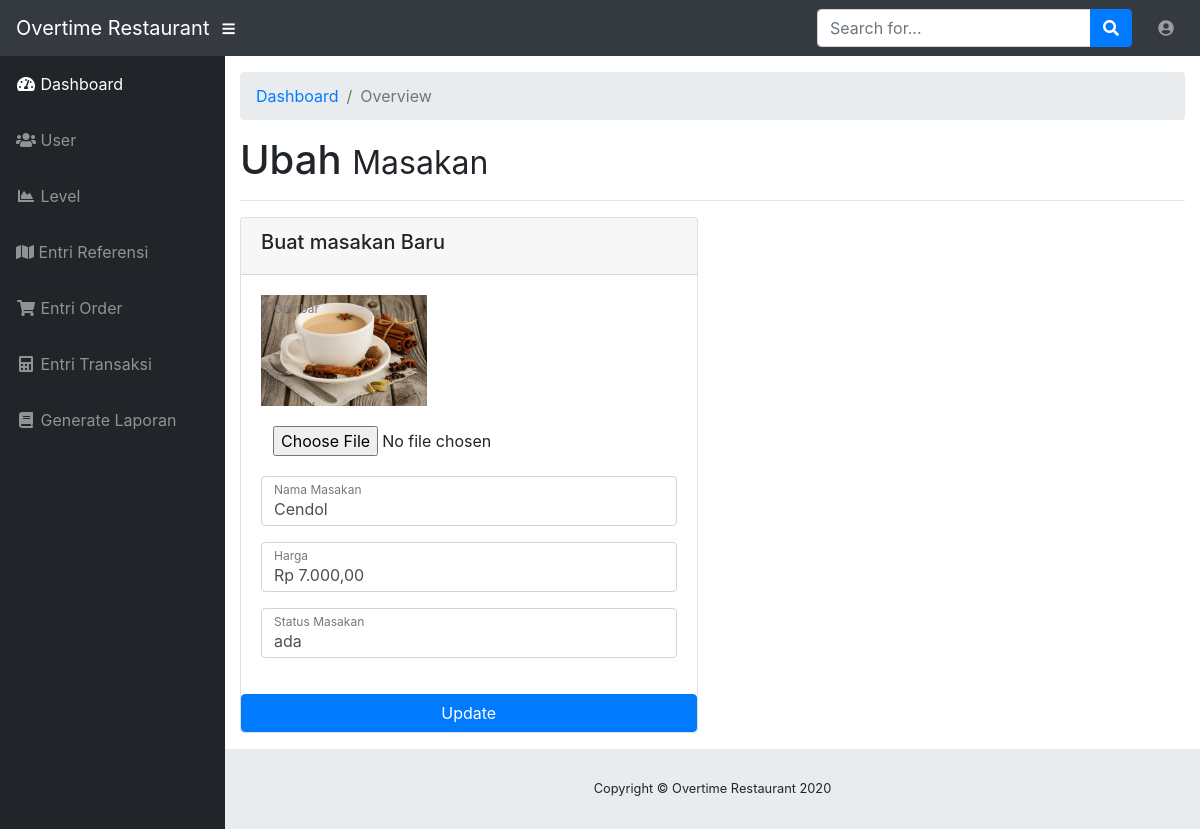
/edit/edit_masakan.php?id_masakan=7, run on the app's committed database.
### tables this page shows
CREATE TABLE `masakan` (
  `id_masakan` int(11) NOT NULL,
  `gambar` varchar(200) NOT NULL,
  `nama_masakan` varchar(100) DEFAULT NULL,
  `harga` char(50) DEFAULT NULL,
  `status_masakan` text
);

### config.php (called while the page is built, shortened)
<?php
$dbconnect = new mysqli(DBHOST, DBUSER, DBPASS, DBNAME);
	function query_mas($query) {
		global $dbconnect;
		$result = mysqli_query($dbconnect, $query);
		$rows = [];
		while ($row = mysqli_fetch_assoc($result)) {
			$rows [] = $row;
		}
		return $rows;
	}
?>

### edit/edit_masakan.php (the view, shortened to what this page needs)
<?php
include "../admin/admin.php";
require "../config.php";
$id_masakan = $_GET['id_masakan'];
$masakan = query_mas("SELECT * FROM masakan where id_masakan = $id_masakan ")[0];
 ?>
 <!DOCTYPE html>
 <html>
 <head>
 </head>
 <body>
 <h1>Ubah <small>Masakan</small></h1>
 <hr>
 <div class="row">
 <div class="col-md-6 mb-3">
 <form method="post" action="" enctype="multipart/form-data">
 	<div class="card">
 		<div class="card-header">
 			<h5>Buat masakan Baru</h5>
 		</div>
 		<div class="card-body">
 		<div class="form-group form-label-group">
 			<img src="img/<?=$masakan["gambar"];?>" style="width: 40%">
 			<input type="file" name="gambar">
 			<label>Gambar</label>
 		</div>
 		<div class="form-group form-label-group">
 			<input type="text" name="nama_masakan" class="form-control" value="<?=$masakan['nama_masakan'];?>">
 			<label>Nama Masakan</label>
 		</div>
 		<div class="form-group form-label-group">
 			<input type="text" name="harga" class="form-control" value="<?=$masakan['harga'];?>">
 			<label>Harga</label>
 		</div>
 		<div class="form-group form-label-group">
 			<input type="text" name="status_masakan" class="form-control" value="<?=$masakan['status_masakan'];?>">
 			<label>Status Masakan</label>
 		</div>
 	</div>
 	<button class="btn btn-primary" type="submit" name="submit">Update</button>
 	</div>
 </form>
 </div>
 </div>
 </body>
 </html>
 <?php
include "../footer.php";
  ?>

### data on the page
masakan: gambar (picture), nama_masakan "Cendol", harga "Rp 7.000,00", status_masakan "ada"
